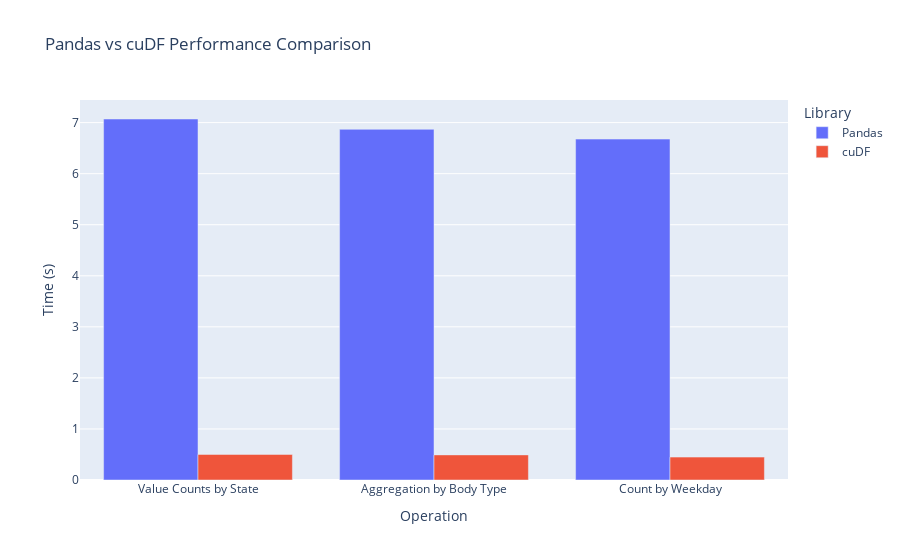

The notebook cell saved with this chart:
### Markdown cell above
## Functions that test Pandas vs cuDF and post a plot in plotly express about them and data

### Code cell
import pandas as pd
import cudf
import time
import plotly.express as px
from memory_profiler import memory_usage

# Pandas Operations
def pandas_operations():
    df = pd.read_parquet("nyc_parking_violations_2022.parquet", columns=["Registration State", "Violation Description", "Vehicle Body Type", "Issue Date", "Summons Number"])

    # Operation 1
    op1 = (df[["Registration State", "Violation Description"]]
           .value_counts()
           .groupby("Registration State")
           .head(1)
           .sort_index()
           .reset_index())

    # Operation 2
    op2 = (df
           .groupby(["Vehicle Body Type"])
           .agg({"Summons Number": "count"})
           .rename(columns={"Summons Number": "Count"})
           .sort_values(["Count"], ascending=False))

    # Operation 3
    weekday_names = {0: "Monday", 1: "Tuesday", 2: "Wednesday", 3: "Thursday", 4: "Friday", 5: "Saturday", 6: "Sunday"}
    df["Issue Date"] = df["Issue Date"].astype("datetime64[ms]")
    df["issue_weekday"] = df["Issue Date"].dt.weekday.map(weekday_names)
    op3 = df.groupby(["issue_weekday"])["Summons Number"].count().sort_values()

    return op1, op2, op3

# cuDF Operations
def cudf_operations():
    df = cudf.read_parquet("nyc_parking_violations_2022.parquet", columns=["Registration State", "Violation Description", "Vehicle Body Type", "Issue Date", "Summons Number"])

    # Operation 1
    op1 = (df[["Registration State", "Violation Description"]]
           .value_counts()
           .groupby("Registration State")
           .head(1)
           .sort_index()
           .reset_index())

    # Operation 2
    op2 = (df
           .groupby(["Vehicle Body Type"])
           .agg({"Summons Number": "count"})
           .rename(columns={"Summons Number": "Count"})
           .sort_values(["Count"], ascending=False))

    # Operation 3
    weekday_names = {0: "Monday", 1: "Tuesday", 2: "Wednesday", 3: "Thursday", 4: "Friday", 5: "Saturday", 6: "Sunday"}
    df["Issue Date"] = df["Issue Date"].astype("datetime64[ms]")
    df["issue_weekday"] = df["Issue Date"].dt.weekday.map(weekday_names)
    op3 = df.groupby(["issue_weekday"])["Summons Number"].count().sort_values()

    return op1, op2, op3
# Define the list of operation names
operations = ['Value Counts by State', 'Aggregation by Body Type', 'Count by Weekday']


# Modified Benchmarking Function
def benchmark_operation(pd_func, cudf_func, operation_index):
    # Measure Pandas performance
    pandas_start_time = time.time()
    pd_result = pd_func()[operation_index]  # Get specific operation result
    pandas_time = time.time() - pandas_start_time
    pandas_memory = max(memory_usage((lambda: pd_result, )))  # Memory usage

    # Measure cuDF performance
    cudf_start_time = time.time()
    cudf_result = cudf_func()[operation_index]  # Get specific operation result
    cudf_time = time.time() - cudf_start_time
    cudf_memory = max(memory_usage((lambda: cudf_result, )))  # Memory usage

    # Performance boost calculation
    boost = 100 * (pandas_time - cudf_time) / pandas_time if pandas_time > 0 else 0

    return pandas_time, pandas_memory, cudf_time, cudf_memory, boost


def display_results(results):
    # Define headers
    headers = ["Operation", "Pandas Time (s)", "Pandas Memory (MB)", "cuDF Time (s)", "cuDF Memory (MB)", "Performance Boost (%)"]

    # Determine the column widths based on the maximum length of data in each column
    max_widths = [len(header) for header in headers]
    for result in results:
        for i, value in enumerate(result):
            max_widths[i] = max(max_widths[i], len(str(value)))

    # Create the header row
    header_row = "|".join([f"{header:<{max_widths[i]}}" for i, header in enumerate(headers)])

    # Create the separator row
    separator_row = "+".join(["-" * max_widths[i] for i in range(len(headers))])

    # Print the header row and separator row
    print(separator_row)
    print(header_row)
    print(separator_row)

    # Iterate through the results and print each row
    for result in results:
        row = "|".join([f"{str(result[i]):<{max_widths[i]}}" for i in range(len(result))])
        print(row)

    # Print the separator row at the end
    print(separator_row)

# Collecting and Displaying Results
results = []
for i, op in enumerate(operations):
    pandas_time, pandas_memory, cudf_time, cudf_memory, boost = benchmark_operation(pandas_operations, cudf_operations, i)
    results.append([op, f"{pandas_time:.4f}", f"{pandas_memory:.4f}", f"{cudf_time:.4f}", f"{cudf_memory:.4f}", f"{boost:.2f}%"])

# Display results in a wider table
display_results(results)

# Plotting results
# Prepare data for Plotly
plot_data = []
for result in results:
    operation, pandas_time, pandas_memory, cudf_time, cudf_memory, boost = result
    plot_data.append({"Operation": operation, "Library": "Pandas", "Time (s)": pandas_time})
    plot_data.append({"Operation": operation, "Library": "cuDF", "Time (s)": cudf_time})

# Convert to DataFrame for easy plotting
plot_df = pd.DataFrame(plot_data)

# Ensure that the "Time (s)" column is of numeric data type
plot_df["Time (s)"] = pd.to_numeric(plot_df["Time (s)"])

# Plotting results
fig = px.bar(
    plot_df, 
    x="Operation", 
    y="Time (s)", 
    color="Library",
    barmode='group',
    labels={"Operation": "Operation", "Time (s)": "Time (s)"},
    title="Pandas vs cuDF Performance Comparison"
)

fig.update_xaxes(type='category')  # Set the x-axis type to categorical

fig.show()

### Figure 1 — Plotly figure (JSON) as saved in the notebook; plotly's stock layout.template omitted (floating-point values rounded to 4 significant figures)
{"data": [{"alignmentgroup": "True", "hovertemplate": "Library=Pandas<br>Operation=%{x}<br>Time (s)=%{y}<extra></extra>", "legendgroup": "Pandas", "marker": {"color": "#636efa", "pattern": {"shape": ""}}, "name": "Pandas", "offsetgroup": "Pandas", "orientation": "v", "showlegend": true, "textposition": "auto", "type": "bar", "x": ["Value Counts by State", "Aggregation by Body Type", "Count by Weekday"], "xaxis": "x", "y": [7.071, 6.869, 6.678], "yaxis": "y"}, {"alignmentgroup": "True", "hovertemplate": "Library=cuDF<br>Operation=%{x}<br>Time (s)=%{y}<extra></extra>", "legendgroup": "cuDF", "marker": {"color": "#EF553B", "pattern": {"shape": ""}}, "name": "cuDF", "offsetgroup": "cuDF", "orientation": "v", "showlegend": true, "textposition": "auto", "type": "bar", "x": ["Value Counts by State", "Aggregation by Body Type", "Count by Weekday"], "xaxis": "x", "y": [0.5007, 0.4916, 0.4481], "yaxis": "y"}], "layout": {"autosize": true, "barmode": "group", "legend": {"title": {"text": "Library"}, "tracegroupgap": 0}, "title": {"text": "Pandas vs cuDF Performance Comparison"}, "xaxis": {"anchor": "y", "autorange": true, "domain": [0, 1], "range": [-0.5, 2.5], "title": {"text": "Operation"}, "type": "category"}, "yaxis": {"anchor": "x", "autorange": true, "domain": [0, 1], "range": [0, 7.443], "title": {"text": "Time (s)"}, "type": "linear"}}}
